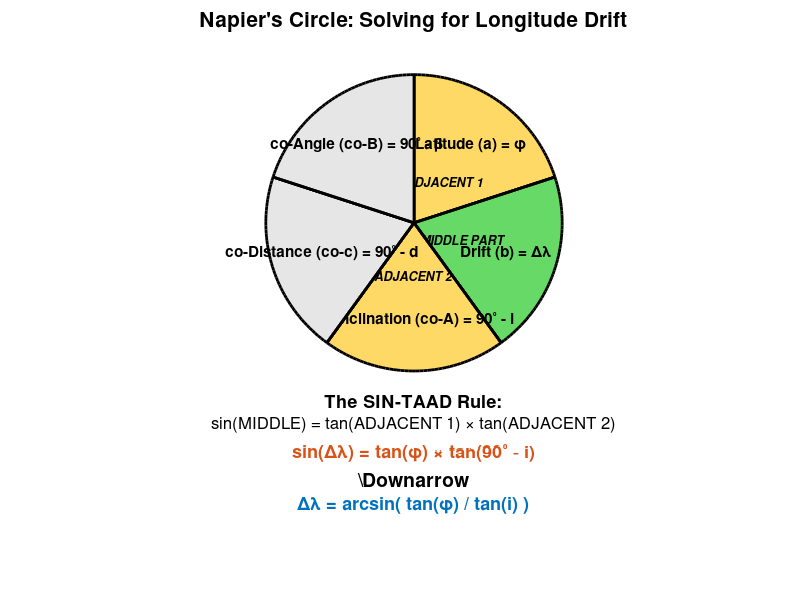
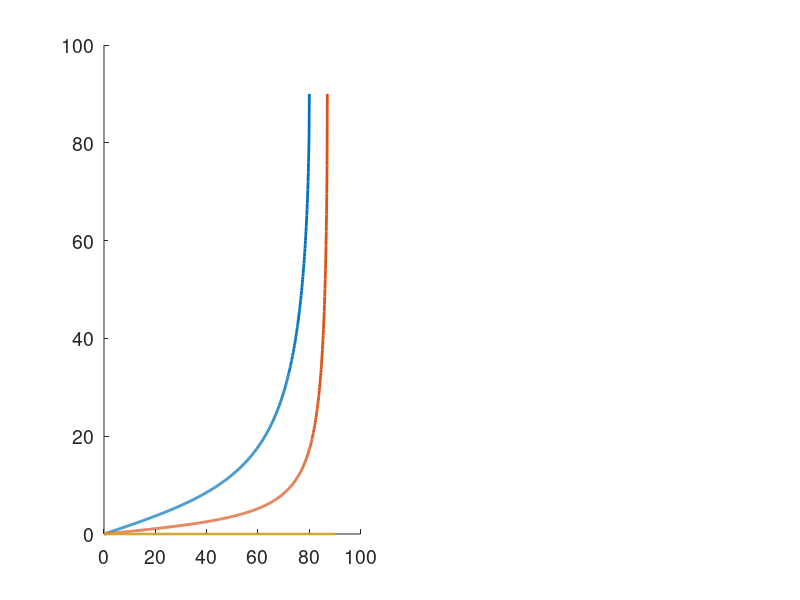

Recreate these plots in MATLAB, in order. (Note: this script raises an error after producing the figures.)
function plot_seam_geometry(save_path)
% PLOT_SEAM_GEOMETRY  Napier's Circle derivation and counter-rotating seam geometry.
%   Produces five PNG figures:
%     napiers_circle.png           – annotated pentagon showing the SIN-TAAD derivation
%     seam_longitude_drift.png     – per-satellite longitude drift Δλ(φ)
%     seam_gap_vs_latitude.png     – seam longitude gap growing with latitude
%     seam_track_bowing.png        – counter-rotating track bowing visualisation
%     seam_gc_gap_vs_latitude.png  – great-circle seam gap vs latitude
%
% Counter-rotating seam geometry summary:
%   Ascending track (plane 1, RAAN=0): at latitude φ drifts EAST by Δλ(φ)
%   Descending track (plane P): at latitude φ drifts WEST by Δλ(φ) from its desc. node
%   → Seam longitude gap = RAAN_seam + 2·Δλ(φ)   (grows with latitude)
%   → Physical gap = arccos(sin²φ + cos²φ·cos(lon_gap))  (peaks at intermediate lat)
%
% Usage:
%   plot_seam_geometry()                    – saves to plotting_scripts/figures/
%   plot_seam_geometry('path/to/output')    – saves to the given directory

script_dir = fileparts(mfilename('fullpath'));

if nargin < 1 || isempty(save_path)
    save_path = fullfile(script_dir, '../figures/seam_gap');
end

set(0, 'DefaultAxesFontSize', 14);
set(0, 'DefaultTextFontSize', 14);

%% ── Figure 1: Napier's Circle ────────────────────────────────────────────
f1 = figure('Visible', 'off', 'Color', 'w', 'Position', [100 100 500 400], ...
    'Name', 'Napier''s Circle');
ax1 = axes('Parent', f1);
hold(ax1, 'on');
axis(ax1, 'equal');
axis(ax1, 'off');

% Five sectors of Napier's Pentagon (72 degrees each), starting from top
angles = linspace(pi/2, pi/2 - 2*pi, 6);

% Pentagon labels: a, b, co-A, co-c, co-B
labels = {
    'Latitude (a) = \phi', ...
    'Drift (b) = \Delta\lambda', ...
    'co-Inclination (co-A) = 90^\circ - i', ...
    'co-Distance (co-c) = 90^\circ - d', ...
    'co-Angle (co-B) = 90^\circ - \beta'
};

% SIN-TAAD roles (highlight the active triplet)
roles  = {'ADJACENT 1', 'MIDDLE PART', 'ADJACENT 2', '', ''};

% Yellow = adjacent, green = middle, grey = unused
colors = {[1 0.85 0.4], [0.4 0.85 0.4], [1 0.85 0.4], [0.9 0.9 0.9], [0.9 0.9 0.9]};

for k = 1:5
    th_fill = linspace(angles(k), angles(k+1), 50);
    fill(ax1, [0 cos(th_fill) 0], [0 sin(th_fill) 0], colors{k}, ...
        'EdgeColor', 'k', 'LineWidth', 2);
    plot(ax1, [0 cos(angles(k))], [0 sin(angles(k))], 'k', 'LineWidth', 2);

    mid_angle = (angles(k) + angles(k+1)) / 2;

    text(0.65*cos(mid_angle), 0.65*sin(mid_angle), labels{k}, ...
        'Parent', ax1, 'HorizontalAlignment', 'center', ...
        'FontSize', 11, 'FontWeight', 'bold');

    if ~isempty(roles{k})
        text(0.35*cos(mid_angle), 0.35*sin(mid_angle), roles{k}, ...
            'Parent', ax1, 'HorizontalAlignment', 'center', ...
            'FontSize', 9, 'Color', 'k', 'FontAngle', 'italic', 'FontWeight', 'bold');
    end
end

title(ax1, 'Napier''s Circle: Solving for Longitude Drift', ...
    'FontSize', 15, 'FontWeight', 'bold');

text(0, -1.20, 'The SIN-TAAD Rule:', ...
    'Parent', ax1, 'HorizontalAlignment', 'center', 'FontSize', 13, 'FontWeight', 'bold');
text(0, -1.36, 'sin(MIDDLE) = tan(ADJACENT 1) \times tan(ADJACENT 2)', ...
    'Parent', ax1, 'HorizontalAlignment', 'center', 'FontSize', 12);
text(0, -1.55, 'sin(\Delta\lambda) = tan(\phi) \times tan(90^\circ - i)', ...
    'Parent', ax1, 'HorizontalAlignment', 'center', ...
    'FontSize', 13, 'Color', '#D95319', 'FontWeight', 'bold');
text(0, -1.73, '\Downarrow', ...
    'Parent', ax1, 'HorizontalAlignment', 'center', 'FontSize', 14, 'FontWeight', 'bold');
text(0, -1.90, '\Delta\lambda = arcsin( tan(\phi) / tan(i) )', ...
    'Parent', ax1, 'HorizontalAlignment', 'center', ...
    'FontSize', 13, 'Color', '#0072BD', 'FontWeight', 'bold');

xlim(ax1, [-1.5 1.5]);
ylim(ax1, [-2.1 1.2]);

out1 = fullfile(save_path, 'napiers_circle.png');
exportgraphics(f1, out1, 'Resolution', 300);
close(f1);
fprintf('Saved: %s\n', out1);

%% ── Figure 2a: Per-satellite longitude drift ────────────────────────────
% From Napier's circle:  Δλ(φ) = arcsin( tan(φ) / tan(i) )
%
% Ascending track  (plane 1, RAAN = 0):          lon(φ) = +Δλ(φ)  (bows east)
% Descending track (plane P, desc. node at
%   360°−RAAN_seam):                              lon(φ) = (360°−RAAN_seam) − Δλ(φ)
%                                                          (bows west)
%
% Short-way seam longitude gap:
%   gap(φ) = 360° − [(360°−RAAN_seam) − Δλ] + Δλ
%          = RAAN_seam + 2·Δλ(φ)   → gap GROWS from RAAN_seam to RAAN_seam+180°

inc_array    = [80, 87, 90];
seam_gap_deg = 26;   % equatorial RAAN gap between the two seam planes (degrees)
line_colors  = {'#0072BD', '#D95319', '#EDB120'};

f2 = figure('Visible', 'off', 'Color', 'w', 'Position', [100 100 500 400], ...
    'Name', 'Seam Gap Geometry');

%% ── Left panel: Δλ(φ) — per-satellite longitude drift from ascending node
ax2L = subplot(1, 2, 1, 'Parent', f2);
hold(ax2L, 'on');

for i = 1:length(inc_array)
    inc = inc_array(i);
    lat = 0:0.1:inc;
    d_lon = asind(tand(lat) ./ tand(inc));   % Napier's circle: Δλ(φ)
    plot(ax2L, lat, d_lon, 'LineWidth', 2, 'Color', line_colors{i}, ...
        'DisplayName', sprintf('%d^\\circ', inc_array(i)));
end

% Reference line: Δλ = 90° is the physical maximum (satellite at orbit apex)
yline(ax2L, 90, 'k--', 'LineWidth', 1.5, 'DisplayName', '\Delta\lambda = 90° (orbit apex)');

legend(ax2L, 'Location', 'northwest', 'FontSize', 11);
xlabel(ax2L, 'Latitude \phi (deg)', 'FontWeight', 'bold');
ylabel(ax2L, '\Delta\lambda (deg)', 'FontWeight', 'bold');
title(ax2L, {'Per-Satellite Longitude Drift', '\Delta\lambda = arcsin( tan(\phi) / tan(i) )'}, 'FontSize', 12);
xlim(ax2L, [0 90]);
grid(ax2L, 'on');
set(ax2L, 'FontSize', 12);

%% ── Right panel: seam longitude gap growing with latitude
ax2R = subplot(1, 2, 2, 'Parent', f2);
hold(ax2R, 'on');

for i = 1:length(inc_array)
    inc = inc_array(i);
    lat = 0:0.01:inc;
    d_lon    = asind(tand(lat) ./ tand(inc));     % per-satellite longitude drift
    lon_gap  = seam_gap_deg + 2 .* d_lon;         % gap GROWS: both tracks bow outward

    plot(ax2R, lat, lon_gap, 'LineWidth', 2, 'Color', line_colors{i}, ...
        'DisplayName', sprintf('%d^\\circ', inc_array(i)));
end

yline(ax2R, 180, 'k--', 'LineWidth', 1.2, 'DisplayName', '180° (antipodal)');
legend(ax2R, 'Location', 'northwest', 'FontSize', 11);
xlabel(ax2R, 'Latitude \phi (deg)', 'FontWeight', 'bold');
ylabel(ax2R, 'Seam Longitude Gap (deg)', 'FontWeight', 'bold');
title(ax2R, {'Seam Longitude Gap Grows with Latitude', ...
    'gap(\phi) = RAAN_{seam} + 2·\Delta\lambda(\phi)'}, 'FontSize', 12);
xlim(ax2R, [0 90]);
ylim(ax2R, [0 seam_gap_deg + 185]);
grid(ax2R, 'on');
set(ax2R, 'FontSize', 12);

out2 = fullfile(save_path, 'seam_gap_vs_latitude.png');
exportgraphics(f2, out2, 'Resolution', 300);
close(f2);
fprintf('Saved: %s\n', out2);

%% ── Figure 3a: Counter-rotating seam track bowing ───────────────────────
% Left:  The two seam tracks drawn as longitude-vs-latitude (centred on seam
%        midpoint).  Both tracks bow OUTWARD as latitude grows — the ascending
%        track drifts east (+Δλ) and the descending track drifts west (−Δλ).
%
% Right: Great-circle arc distance between the two seam tracks.
%        gc_gap(φ) = arccos( sin²φ + cos²φ · cos(RAAN_seam + 2·Δλ(φ)) )
%
%        For near-polar orbits (i→90°), Δλ stays small so gc_gap decreases
%        monotonically — the cosine compression of latitude dominates.
%        For lower inclinations, Δλ grows faster and gc_gap PEAKS at an
%        intermediate latitude before shrinking toward zero near the pole.
%        That peak is the latitude hardest to cover across the seam.

f3a = figure('Visible', 'off', 'Color', 'w', 'Position', [100 100 500 450], ...
    'Name', 'Seam Track Bowing');
ax3a = axes('Parent', f3a);
hold(ax3a, 'on');

for ii = 1:length(inc_array)
    inc  = inc_array(ii);
    lat  = 0:0.1:inc;
    d_lon    = asind(tand(lat) ./ tand(inc));
    asc_lon  =  seam_gap_deg/2 + d_lon;    % ascending track bows east
    desc_lon = -seam_gap_deg/2 - d_lon;    % descending track bows west

    plot(ax3a, asc_lon, lat, '-',  'LineWidth', 2, 'Color', line_colors{ii}, ...
        'DisplayName', sprintf('%d^\\circ', inc_array(ii)));
    plot(ax3a, desc_lon, lat, '--', 'LineWidth', 2, 'Color', line_colors{ii}, ...
        'HandleVisibility', 'off');
end

xline(ax3a, 0, 'k:', 'LineWidth', 1, 'HandleVisibility', 'off');
xlabel(ax3a, 'Longitude from seam centre (deg)', 'FontWeight', 'bold');
ylabel(ax3a, 'Latitude (deg)', 'FontWeight', 'bold');
title(ax3a, {'Counter-Rotating Seam: Track Bowing', ...
    'solid = ascending   |   dashed = descending'}, 'FontSize', 12);
legend(ax3a, 'Location', 'northeast', 'FontSize', 11);
ylim(ax3a, [0 90]);
grid(ax3a, 'on');
set(ax3a, 'FontSize', 12);

out3a = fullfile(save_path, 'seam_track_bowing.png');
exportgraphics(f3a, out3a, 'Resolution', 300);
close(f3a);
fprintf('Saved: %s\n', out3a);

%% ── Figure 3b: Great-circle distance between the two seam tracks ─────────
f3b = figure('Visible', 'off', 'Color', 'w', 'Position', [100 100 500 450], ...
    'Name', 'Seam Great-Circle Gap');
ax3b = axes('Parent', f3b);
hold(ax3b, 'on');

for ii = 1:length(inc_array)
    inc  = inc_array(ii);
    lat  = 0:0.01:inc;
    d_lon   = asind(tand(lat) ./ tand(inc));
    lon_gap = seam_gap_deg + 2 .* d_lon;   % longitude gap, grows with latitude

    % Spherical law of cosines: arc distance between two points at same latitude
    gc_gap = acosd(sind(lat).^2 + cosd(lat).^2 .* cosd(lon_gap));

    % [gc_max, idx_max] = max(gc_gap);

    plot(ax3b, lat, gc_gap, 'LineWidth', 2, 'Color', line_colors{ii}, ...
        'DisplayName', sprintf('%d^\\circ', ...
        inc_array(ii)));
    % % Mark the peak
    % plot(ax3b, lat(idx_max), gc_max, 'o', 'MarkerSize', 8, ...
    %     'Color', line_colors{ii}, 'MarkerFaceColor', line_colors{ii}, ...
    %     'HandleVisibility', 'off');
end

xlabel(ax3b, 'Latitude (deg)', 'FontWeight', 'bold');
ylabel(ax3b, 'Great-Circle Seam Gap (deg)', 'FontWeight', 'bold');
title(ax3b, 'Physical Distance Between Seam Tracks', 'FontSize', 12);
legend(ax3b, 'Location', 'northeast', 'FontSize', 11);
xlim(ax3b, [0 90]);
grid(ax3b, 'on');
set(ax3b, 'FontSize', 12);

out3b = fullfile(save_path, 'seam_gc_gap_vs_latitude.png');
exportgraphics(f3b, out3b, 'Resolution', 300);
close(f3b);
fprintf('Saved: %s\n', out3b);
end
